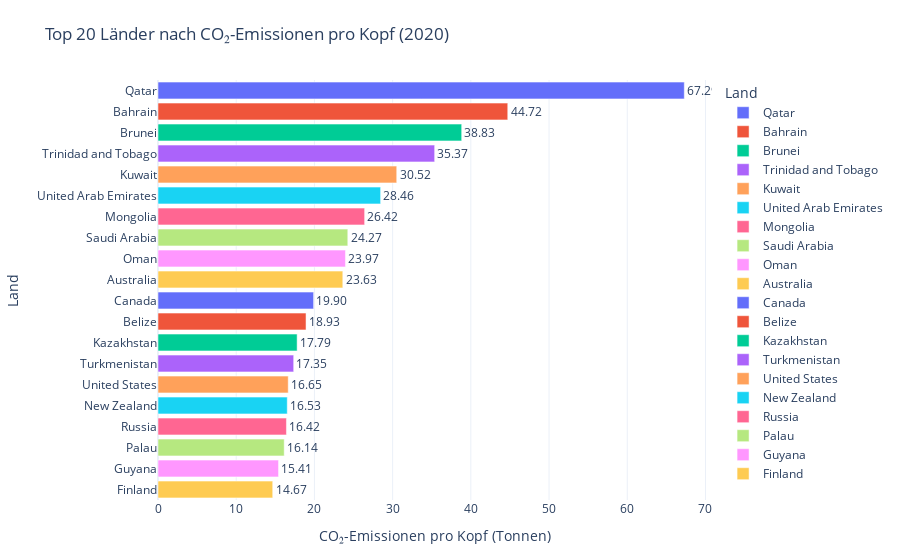

Notebook cell for this chart:
### Markdown cell above
### 8. Top 20 Laender nach Co2 Verbrauch pro Kopf

### Code cell
def barplot_top_capita_emitters(capita_df, total_df, year=2020, excluded_categories=['all']):

    # Reinigung
    capita_clean = exclude_entities(capita_df, excluded_categories)
    total_clean = exclude_entities(total_df, excluded_categories)

    # Jahr Filtern
    capita_year = capita_clean[capita_clean['Year'] == year]
    total_year = total_clean[total_clean['Year'] == year]

    # Zusammenfügen
    merged = capita_year.merge(
        total_year[['Entity', 'Year', 'Co2_emissions']],
        on=['Entity', 'Year'],
        how='inner'
    )

    merged = merged[merged['Co2_capita_emissions'] > 0].copy()
    top20_capita = merged.nlargest(20, 'Co2_capita_emissions').copy()

  
    # Bevoeklerung in Mio fuer bessere Lesbarkeit
    top20_capita['Bevölkerung (Mio)'] = (top20_capita['Co2_emissions'] / top20_capita['Co2_capita_emissions'] / 1e6).round(2)
    #Co2 Verbrauch in Gt:

    fig = px.bar(
        top20_capita,
        x='Co2_capita_emissions',
        y='Entity',
        orientation='h',
        color= 'Entity',
        text='Co2_capita_emissions',
        hover_data={
            'Bevölkerung (Mio)': True,
            'Co2_capita_emissions': ':.2f',
            'Co2_emissions': ':.0f',
        },
        labels={
            'Entity': 'Land',
            'Co2_capita_emissions': 'CO₂-Emissionen pro Kopf (Tonnen)',
        },
        title=f'Top 20 Länder nach CO₂-Emissionen pro Kopf ({year})'
    )

    fig.update_traces(texttemplate='%{x:.2f}', textposition='outside')
    fig.update_layout(
        template='plotly_white',
        xaxis_title='CO₂-Emissionen pro Kopf (Tonnen)',
        yaxis_title='Land',
        margin=dict(t=80, l=80, r=30, b=60)
    )
    fig.show()

# Los geht's!
barplot_top_capita_emitters(capita_co2_emmissions, co2_emissions, year=2020)

### Figure 1 — Plotly figure (JSON) as saved in the notebook; plotly's stock layout.template omitted (floating-point values rounded to 4 significant figures)
{"data": [{"customdata": [[1.52, 102500000.0]], "hovertemplate": "Land=%{y}<br>CO₂-Emissionen pro Kopf (Tonnen)=%{text:.2f}<br>Bevölkerung (Mio)=%{customdata[0]}<br>Co2_emissions=%{customdata[1]:.0f}<extra></extra>", "legendgroup": "Qatar", "marker": {"color": "#636efa", "pattern": {"shape": ""}}, "name": "Qatar", "orientation": "h", "showlegend": true, "text": [67.29], "textposition": "outside", "texttemplate": "%{x:.2f}", "type": "bar", "x": [67.29], "xaxis": "x", "y": ["Qatar"], "yaxis": "y"}, {"customdata": [[0.84, 37400000.0]], "hovertemplate": "Land=%{y}<br>CO₂-Emissionen pro Kopf (Tonnen)=%{text:.2f}<br>Bevölkerung (Mio)=%{customdata[0]}<br>Co2_emissions=%{customdata[1]:.0f}<extra></extra>", "legendgroup": "Bahrain", "marker": {"color": "#EF553B", "pattern": {"shape": ""}}, "name": "Bahrain", "orientation": "h", "showlegend": true, "text": [44.72], "textposition": "outside", "texttemplate": "%{x:.2f}", "type": "bar", "x": [44.72], "xaxis": "x", "y": ["Bahrain"], "yaxis": "y"}, {"customdata": [[0.29, 11160000.0]], "hovertemplate": "Land=%{y}<br>CO₂-Emissionen pro Kopf (Tonnen)=%{text:.2f}<br>Bevölkerung (Mio)=%{customdata[0]}<br>Co2_emissions=%{customdata[1]:.0f}<extra></extra>", "legendgroup": "Brunei", "marker": {"color": "#00cc96", "pattern": {"shape": ""}}, "name": "Brunei", "orientation": "h", "showlegend": true, "text": [38.83], "textposition": "outside", "texttemplate": "%{x:.2f}", "type": "bar", "x": [38.83], "xaxis": "x", "y": ["Brunei"], "yaxis": "y"}, {"customdata": [[0.99, 35070000.0]], "hovertemplate": "Land=%{y}<br>CO₂-Emissionen pro Kopf (Tonnen)=%{text:.2f}<br>Bevölkerung (Mio)=%{customdata[0]}<br>Co2_emissions=%{customdata[1]:.0f}<extra></extra>", "legendgroup": "Trinidad and Tobago", "marker": {"color": "#ab63fa", "pattern": {"shape": ""}}, "name": "Trinidad and Tobago", "orientation": "h", "showlegend": true, "text": [35.37], "textposition": "outside", "texttemplate": "%{x:.2f}", "type": "bar", "x": [35.37], "xaxis": "x", "y": ["Trinidad and Tobago"], "yaxis": "y"}, {"customdata": [[3.13, 95650000.0]], "hovertemplate": "Land=%{y}<br>CO₂-Emissionen pro Kopf (Tonnen)=%{text:.2f}<br>Bevölkerung (Mio)=%{customdata[0]}<br>Co2_emissions=%{customdata[1]:.0f}<extra></extra>", "legendgroup": "Kuwait", "marker": {"color": "#FFA15A", "pattern": {"shape": ""}}, "name": "Kuwait", "orientation": "h", "showlegend": true, "text": [30.52], "textposition": "outside", "texttemplate": "%{x:.2f}", "type": "bar", "x": [30.52], "xaxis": "x", "y": ["Kuwait"], "yaxis": "y"}, {"customdata": [[7.64, 217400000.0]], "hovertemplate": "Land=%{y}<br>CO₂-Emissionen pro Kopf (Tonnen)=%{text:.2f}<br>Bevölkerung (Mio)=%{customdata[0]}<br>Co2_emissions=%{customdata[1]:.0f}<extra></extra>", "legendgroup": "United Arab Emirates", "marker": {"color": "#19d3f3", "pattern": {"shape": ""}}, "name": "United Arab Emirates", "orientation": "h", "showlegend": true, "text": [28.46], "textposition": "outside", "texttemplate": "%{x:.2f}", "type": "bar", "x": [28.46], "xaxis": "x", "y": ["United Arab Emirates"], "yaxis": "y"}, {"customdata": [[1.4, 37070000.0]], "hovertemplate": "Land=%{y}<br>CO₂-Emissionen pro Kopf (Tonnen)=%{text:.2f}<br>Bevölkerung (Mio)=%{customdata[0]}<br>Co2_emissions=%{customdata[1]:.0f}<extra></extra>", "legendgroup": "Mongolia", "marker": {"color": "#FF6692", "pattern": {"shape": ""}}, "name": "Mongolia", "orientation": "h", "showlegend": true, "text": [26.42], "textposition": "outside", "texttemplate": "%{x:.2f}", "type": "bar", "x": [26.42], "xaxis": "x", "y": ["Mongolia"], "yaxis": "y"}, {"customdata": [[25.39, 616100000.0]], "hovertemplate": "Land=%{y}<br>CO₂-Emissionen pro Kopf (Tonnen)=%{text:.2f}<br>Bevölkerung (Mio)=%{customdata[0]}<br>Co2_emissions=%{customdata[1]:.0f}<extra></extra>", "legendgroup": "Saudi Arabia", "marker": {"color": "#B6E880", "pattern": {"shape": ""}}, "name": "Saudi Arabia", "orientation": "h", "showlegend": true, "text": [24.27], "textposition": "outside", "texttemplate": "%{x:.2f}", "type": "bar", "x": [24.27], "xaxis": "x", "y": ["Saudi Arabia"], "yaxis": "y"}, {"customdata": [[2.86, 68630000.0]], "hovertemplate": "Land=%{y}<br>CO₂-Emissionen pro Kopf (Tonnen)=%{text:.2f}<br>Bevölkerung (Mio)=%{customdata[0]}<br>Co2_emissions=%{customdata[1]:.0f}<extra></extra>", "legendgroup": "Oman", "marker": {"color": "#FF97FF", "pattern": {"shape": ""}}, "name": "Oman", "orientation": "h", "showlegend": true, "text": [23.97], "textposition": "outside", "texttemplate": "%{x:.2f}", "type": "bar", "x": [23.97], "xaxis": "x", "y": ["Oman"], "yaxis": "y"}, {"customdata": [[16.89, 399200000.0]], "hovertemplate": "Land=%{y}<br>CO₂-Emissionen pro Kopf (Tonnen)=%{text:.2f}<br>Bevölkerung (Mio)=%{customdata[0]}<br>Co2_emissions=%{customdata[1]:.0f}<extra></extra>", "legendgroup": "Australia", "marker": {"color": "#FECB52", "pattern": {"shape": ""}}, "name": "Australia", "orientation": "h", "showlegend": true, "text": [23.63], "textposition": "outside", "texttemplate": "%{x:.2f}", "type": "bar", "x": [23.63], "xaxis": "x", "y": ["Australia"], "yaxis": "y"}, {"customdata": [[26.47, 526600000.0]], "hovertemplate": "Land=%{y}<br>CO₂-Emissionen pro Kopf (Tonnen)=%{text:.2f}<br>Bevölkerung (Mio)=%{customdata[0]}<br>Co2_emissions=%{customdata[1]:.0f}<extra></extra>", "legendgroup": "Canada", "marker": {"color": "#636efa", "pattern": {"shape": ""}}, "name": "Canada", "orientation": "h", "showlegend": true, "text": [19.9], "textposition": "outside", "texttemplate": "%{x:.2f}", "type": "bar", "x": [19.9], "xaxis": "x", "y": ["Canada"], "yaxis": "y"}, {"customdata": [[0.03, 584000.0]], "hovertemplate": "Land=%{y}<br>CO₂-Emissionen pro Kopf (Tonnen)=%{text:.2f}<br>Bevölkerung (Mio)=%{customdata[0]}<br>Co2_emissions=%{customdata[1]:.0f}<extra></extra>", "legendgroup": "Belize", "marker": {"color": "#EF553B", "pattern": {"shape": ""}}, "name": "Belize", "orientation": "h", "showlegend": true, "text": [18.93], "textposition": "outside", "texttemplate": "%{x:.2f}", "type": "bar", "x": [18.93], "xaxis": "x", "y": ["Belize"], "yaxis": "y"}, {"customdata": [[14.36, 255500000.0]], "hovertemplate": "Land=%{y}<br>CO₂-Emissionen pro Kopf (Tonnen)=%{text:.2f}<br>Bevölkerung (Mio)=%{customdata[0]}<br>Co2_emissions=%{customdata[1]:.0f}<extra></extra>", "legendgroup": "Kazakhstan", "marker": {"color": "#00cc96", "pattern": {"shape": ""}}, "name": "Kazakhstan", "orientation": "h", "showlegend": true, "text": [17.79], "textposition": "outside", "texttemplate": "%{x:.2f}", "type": "bar", "x": [17.79], "xaxis": "x", "y": ["Kazakhstan"], "yaxis": "y"}, {"customdata": [[3.7, 64260000.0]], "hovertemplate": "Land=%{y}<br>CO₂-Emissionen pro Kopf (Tonnen)=%{text:.2f}<br>Bevölkerung (Mio)=%{customdata[0]}<br>Co2_emissions=%{customdata[1]:.0f}<extra></extra>", "legendgroup": "Turkmenistan", "marker": {"color": "#ab63fa", "pattern": {"shape": ""}}, "name": "Turkmenistan", "orientation": "h", "showlegend": true, "text": [17.35], "textposition": "outside", "texttemplate": "%{x:.2f}", "type": "bar", "x": [17.35], "xaxis": "x", "y": ["Turkmenistan"], "yaxis": "y"}, {"customdata": [[283.2, 4715000000.0]], "hovertemplate": "Land=%{y}<br>CO₂-Emissionen pro Kopf (Tonnen)=%{text:.2f}<br>Bevölkerung (Mio)=%{customdata[0]}<br>Co2_emissions=%{customdata[1]:.0f}<extra></extra>", "legendgroup": "United States", "marker": {"color": "#FFA15A", "pattern": {"shape": ""}}, "name": "United States", "orientation": "h", "showlegend": true, "text": [16.65], "textposition": "outside", "texttemplate": "%{x:.2f}", "type": "bar", "x": [16.65], "xaxis": "x", "y": ["United States"], "yaxis": "y"}, {"customdata": [[2.06, 34020000.0]], "hovertemplate": "Land=%{y}<br>CO₂-Emissionen pro Kopf (Tonnen)=%{text:.2f}<br>Bevölkerung (Mio)=%{customdata[0]}<br>Co2_emissions=%{customdata[1]:.0f}<extra></extra>", "legendgroup": "New Zealand", "marker": {"color": "#19d3f3", "pattern": {"shape": ""}}, "name": "New Zealand", "orientation": "h", "showlegend": true, "text": [16.53], "textposition": "outside", "texttemplate": "%{x:.2f}", "type": "bar", "x": [16.53], "xaxis": "x", "y": ["New Zealand"], "yaxis": "y"}, {"customdata": [[99.44, 1633000000.0]], "hovertemplate": "Land=%{y}<br>CO₂-Emissionen pro Kopf (Tonnen)=%{text:.2f}<br>Bevölkerung (Mio)=%{customdata[0]}<br>Co2_emissions=%{customdata[1]:.0f}<extra></extra>", "legendgroup": "Russia", "marker": {"color": "#FF6692", "pattern": {"shape": ""}}, "name": "Russia", "orientation": "h", "showlegend": true, "text": [16.42], "textposition": "outside", "texttemplate": "%{x:.2f}", "type": "bar", "x": [16.42], "xaxis": "x", "y": ["Russia"], "yaxis": "y"}, {"customdata": [[0.01, 212500.0]], "hovertemplate": "Land=%{y}<br>CO₂-Emissionen pro Kopf (Tonnen)=%{text:.2f}<br>Bevölkerung (Mio)=%{customdata[0]}<br>Co2_emissions=%{customdata[1]:.0f}<extra></extra>", "legendgroup": "Palau", "marker": {"color": "#B6E880", "pattern": {"shape": ""}}, "name": "Palau", "orientation": "h", "showlegend": true, "text": [16.14], "textposition": "outside", "texttemplate": "%{x:.2f}", "type": "bar", "x": [16.14], "xaxis": "x", "y": ["Palau"], "yaxis": "y"}, {"customdata": [[0.22, 3361000.0]], "hovertemplate": "Land=%{y}<br>CO₂-Emissionen pro Kopf (Tonnen)=%{text:.2f}<br>Bevölkerung (Mio)=%{customdata[0]}<br>Co2_emissions=%{customdata[1]:.0f}<extra></extra>", "legendgroup": "Guyana", "marker": {"color": "#FF97FF", "pattern": {"shape": ""}}, "name": "Guyana", "orientation": "h", "showlegend": true, "text": [15.41], "textposition": "outside", "texttemplate": "%{x:.2f}", "type": "bar", "x": [15.41], "xaxis": "x", "y": ["Guyana"], "yaxis": "y"}, {"customdata": [[2.57, 37700000.0]], "hovertemplate": "Land=%{y}<br>CO₂-Emissionen pro Kopf (Tonnen)=%{text:.2f}<br>Bevölkerung (Mio)=%{customdata[0]}<br>Co2_emissions=%{customdata[1]:.0f}<extra></extra>", "legendgroup": "Finland", "marker": {"color": "#FECB52", "pattern": {"shape": ""}}, "name": "Finland", "orientation": "h", "showlegend": true, "text": [14.67], "textposition": "outside", "texttemplate": "%{x:.2f}", "type": "bar", "x": [14.67], "xaxis": "x", "y": ["Finland"], "yaxis": "y"}], "layout": {"barmode": "relative", "legend": {"title": {"text": "Land"}, "tracegroupgap": 0}, "margin": {"b": 60, "l": 80, "r": 30, "t": 80}, "title": {"text": "Top 20 Länder nach CO₂-Emissionen pro Kopf (2020)"}, "xaxis": {"anchor": "y", "domain": [0, 1], "title": {"text": "CO₂-Emissionen pro Kopf (Tonnen)"}}, "yaxis": {"anchor": "x", "categoryarray": ["Finland", "Guyana", "Palau", "Russia", "New Zealand", "United States", "Turkmenistan", "Kazakhstan", "Belize", "Canada", "Australia", "Oman", "Saudi Arabia", "Mongolia", "United Arab Emirates", "Kuwait", "Trinidad and Tobago", "Brunei", "Bahrain", "Qatar"], "categoryorder": "array", "domain": [0, 1], "title": {"text": "Land"}}}}
